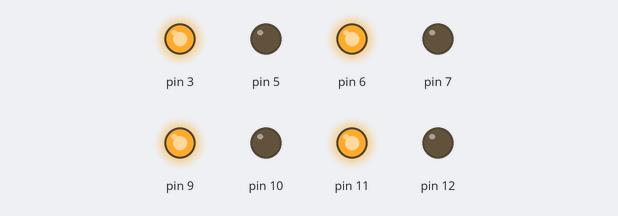
Bench run of a sketch on a simulated Arduino Uno, built with avr-gcc and run on an emulated ATmega328P. On the bench: output pins drawn as LEDs (lit = HIGH).

Above: at 0.05 s.
At 3.05 s:
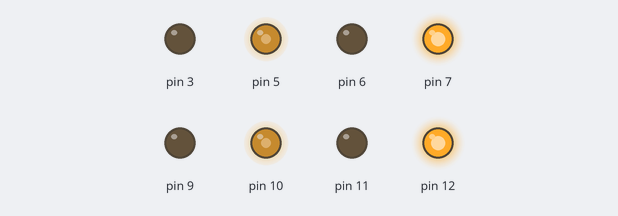
At 5.95 s:
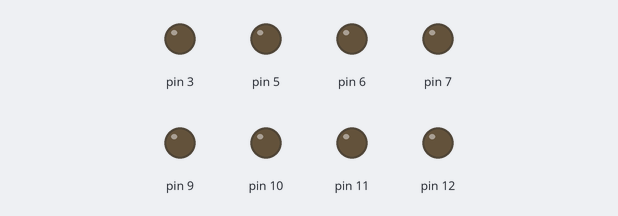
Timing chart, 0 to 7.8 s (numbered marks = the images above):
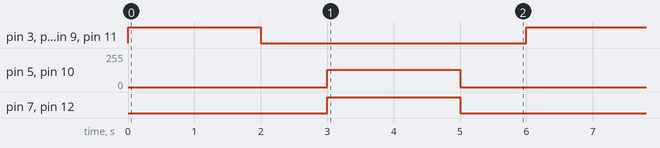

The sketch:

motors-driver.ino
```cpp
// Класс для управления мотором
class Motor {
private:
  int pinA;
  int pinB;

public:
  // Конструктор класса
  Motor(int pinA, int pinB) : pinA(pinA), pinB(pinB) {
    pinMode(pinA, OUTPUT);
    pinMode(pinB, OUTPUT);
  }

  // Метод для движения мотора в одну сторону с заданной скоростью (0-255)
  void moveForward(int speed = 255) {
    analogWrite(pinA, speed);
    analogWrite(pinB, 0);
  }

  // Метод для движения мотора в другую сторону с заданной скоростью (0-255)
  void moveBackward(int speed = 255) {
    analogWrite(pinA, 0);
    analogWrite(pinB, speed);
  }

  // Метод для остановки мотора
  void stop() {
    analogWrite(pinA, 0);
    analogWrite(pinB, 0);
  }
};

// Создание экземпляров класса Motor для каждого мотора
Motor motor1(9, 10);  // Мотор 1
Motor motor2(11, 12); // Мотор 2
Motor motor3(3, 5);   // Мотор 3
Motor motor4(6, 7);   // Мотор 4

void setup() {
  // Инициализация пинов происходит в конструкторах класса Motor
}

void loop() {
  // Все моторы крутятся в одну сторону с полной скоростью
  motor1.moveForward();
  motor2.moveForward();
  motor3.moveForward();
  motor4.moveForward();
  delay(2000); // Двигаемся 2 секунды

  // Останавливаем все моторы
  motor1.stop();
  motor2.stop();
  motor3.stop();
  motor4.stop();
  delay(1000); // Пауза 1 секунда

  // Все моторы крутятся в другую сторону с половиной скорости
  motor1.moveBackward(128);
  motor2.moveBackward(128);
  motor3.moveBackward(128);
  motor4.moveBackward(128);
  delay(2000); // Двигаемся 2 секунды

  // Останавливаем все моторы
  motor1.stop();
  motor2.stop();
  motor3.stop();
  motor4.stop();
  delay(1000); // Пауза 1 секунда
}
```

Measured:
- by itself, pin 3, pin 6, pin 7, pin 9, pin 11, pin 12: alternates HIGH for 2.0 s and LOW for 4.0 s
- by itself, pin 5, pin 10: alternates 128/255 for 2.0 s and 0/255 for 4.0 s
